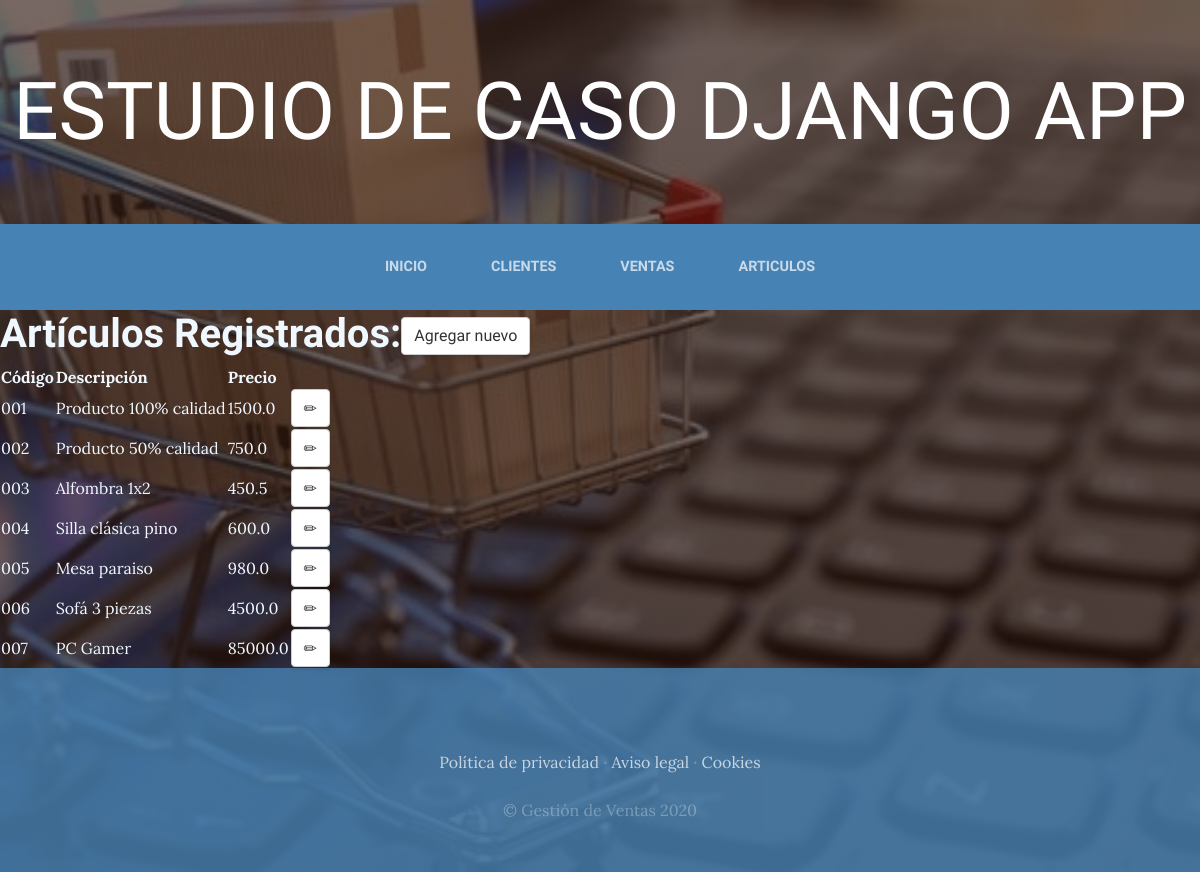
Page /articulos/ on the committed database.
### Gestion/models.py (models this page shows, shortened)
class Articulos(models.Model):
    descripcion = models.CharField(max_length=50)
    codigo = models.CharField(max_length=50)
    precio = models.FloatField()

### Gestion/views.py (the view)
# urls.py: path('articulos/', views.Articulos_v.as_view(), name="articulos"),
class Articulos_v(ListView):
    model = Articulos
    template_name = 'articulos.html'
    context_object_name = 'articulos'

### Gestion/templates/articulos.html
{% extends "cabecera.html" %}
{% block content %}
<h1 style="color:aliceblue"><strong>Artículos Registrados:</strong><a class="btn btn-default" href="{% url 'articulo_new' %}">Agregar nuevo</span></a></h1>
<table class="egt" style="color:aliceblue">
   {% if articulos%}
   <tr>
    <th>Código</th>
    <th>Descripción</th>
    <th>Precio</th>
  </tr>
   {% for articulo in articulos %}
   <tr>
     <td>{{articulo.codigo}}</td>
     <td>{{articulo.descripcion}}</td>
     <td>{{articulo.precio}}</td>
     <td><a class="btn btn-default" href="{% url 'articulo_edit' articulo.pk %}"><span class="glyphicon glyphicon-pencil"></span></a></td>
   </tr>
   {% endfor %}
   {% else %}
   <h2 style="color:aliceblue">No hay artículos...</h2>
   {% endif %}
 </table>
{% endblock %}

### Gestion/static/css/gestion.css (style rules this page uses)
body { font-family: 'Lora'; background: linear-gradient(rgba(47, 23, 15, 0.65), rgba(47, 23, 15, 0.65)), url("../img/bg_main.jpg"); background-attachment: fixed; background-position: center; background-size: cover; }
h1, h2, h3, h4, h5, h6 { font-family: 'Raleway'; }
.btn { box-shadow: 0px 3px 3px 0px rgba(33, 37, 41, 0.1); }

### rows in the picture
Articulos: codigo "001", descripcion "Producto 100% calidad", precio "1500.0"
Articulos: codigo "002", descripcion "Producto 50% calidad", precio "750.0"
Articulos: codigo "003", descripcion "Alfombra 1x2", precio "450.5"
Articulos: codigo "004", descripcion "Silla clásica pino", precio "600.0"
Articulos: codigo "005", descripcion "Mesa paraiso", precio "980.0"
Articulos: codigo "006", descripcion "Sofá 3 piezas", precio "4500.0"
Articulos: codigo "007", descripcion "PC Gamer", precio "85000.0"
